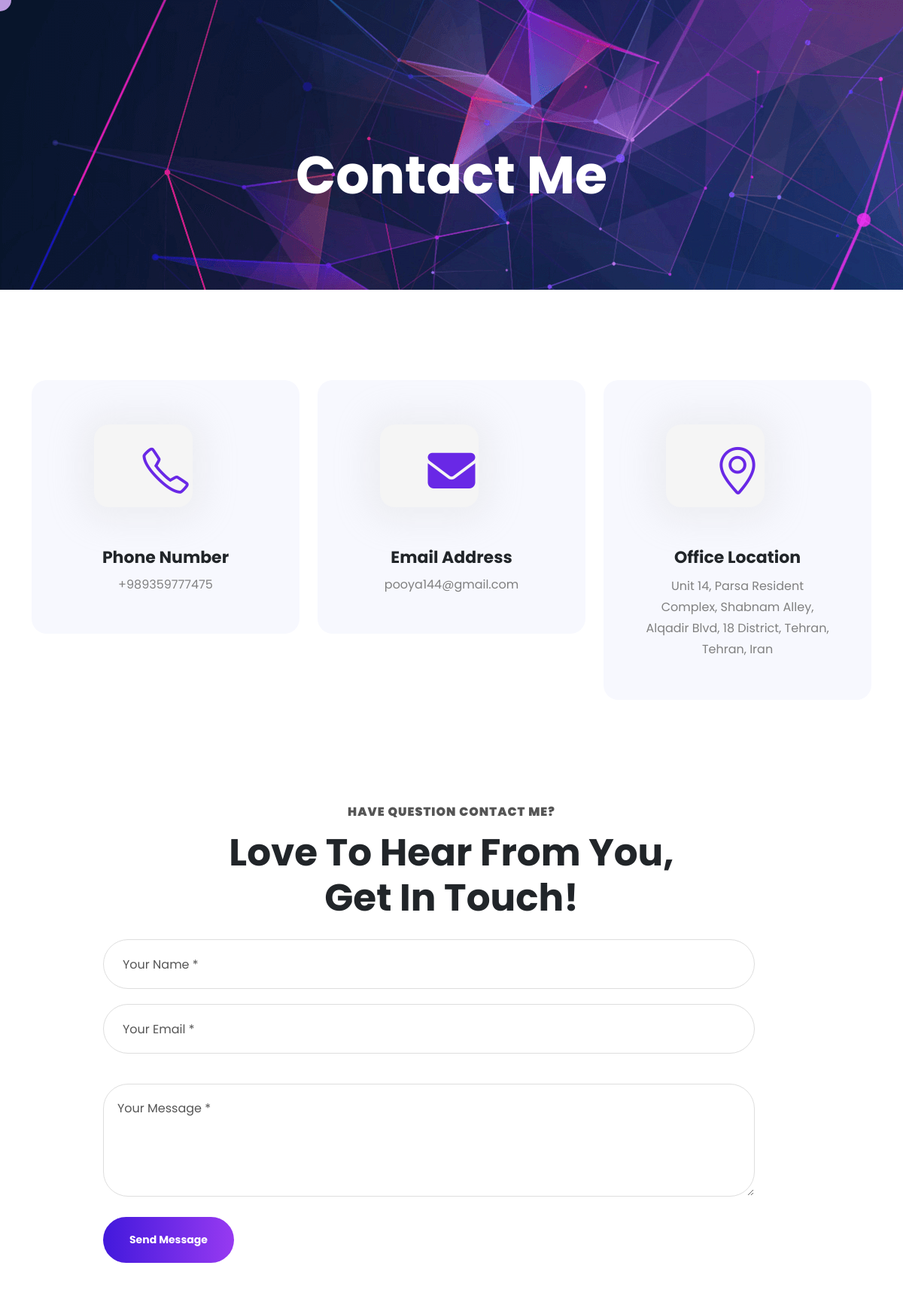
/contact-me/, run on an earlier commit of the app's database.
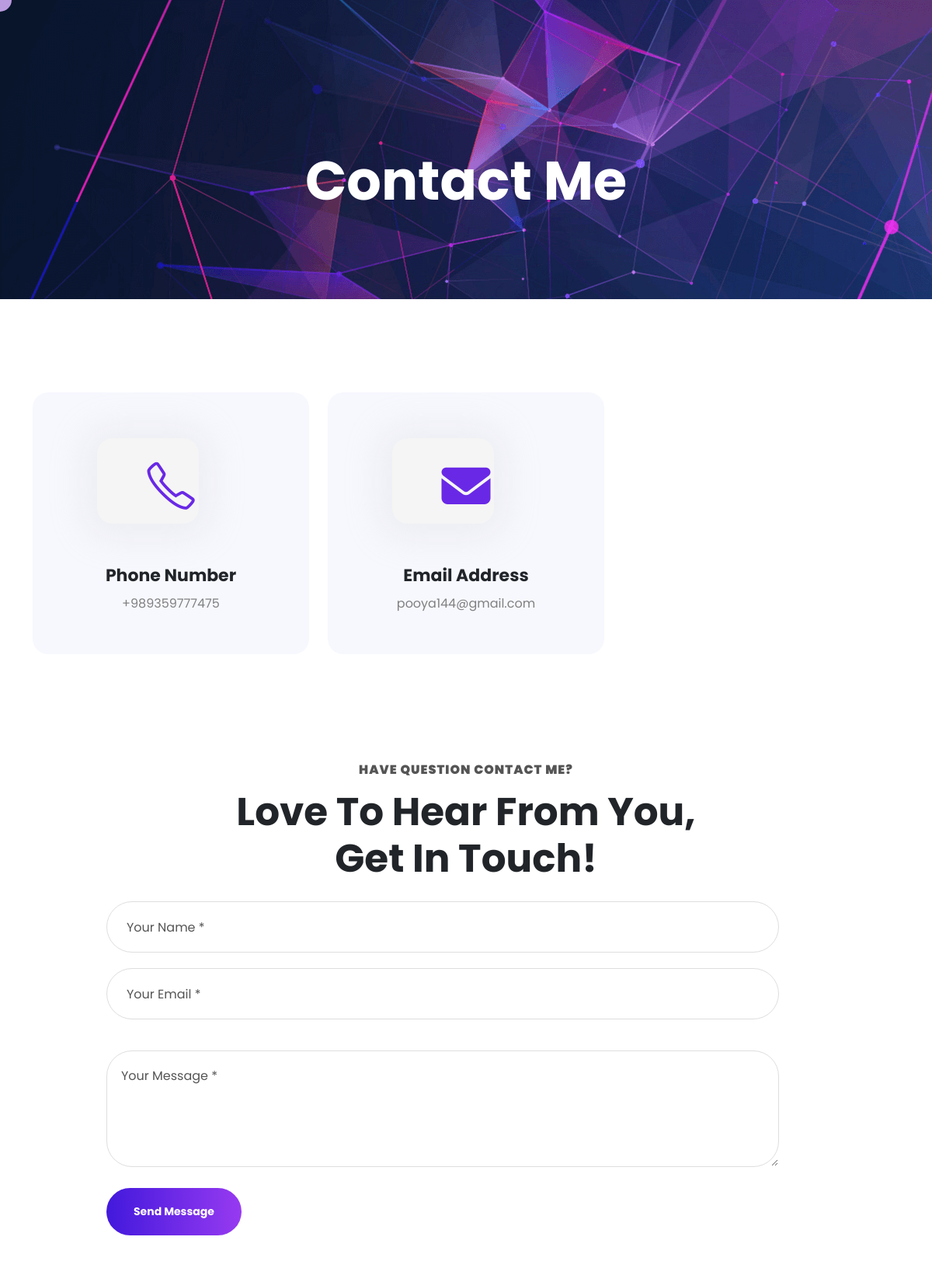
And on a later commit of the database.
### info_module/models.py (models this page shows, shortened)
class MyInfoModel(models.Model):
    name = models.CharField(max_length=200, verbose_name="Name")
    age = models.IntegerField(blank=True, null=True, verbose_name="Age")
    image = models.ImageField(upload_to='images/me', verbose_name="Image")
    title = models.TextField(verbose_name="Title(s)")
    about_me = models.TextField(null=True, blank=True, verbose_name="About Me")
    about_me_extra = models.TextField(null=True, blank=True, verbose_name="About Me More")
    phone = models.IntegerField(blank=True, null=True, verbose_name="Phone Number")
    email = models.EmailField(blank=True, null=True, verbose_name="Email")
    address = models.TextField(blank=True, null=True, verbose_name="Address")
    country = models.CharField(max_length=200, verbose_name="Country")
    linked_in = models.URLField(max_length=300, null=True, blank=True, verbose_name="Linkedin Url")
    instagram = models.URLField(max_length=300, null=True, blank=True, verbose_name="Instagram Url")
    twitter = models.URLField(max_length=300, null=True, blank=True, verbose_name="Twitter Url")
    facebook = models.URLField(max_length=300, null=True, blank=True, verbose_name="Facebook Url")
    years_experience = models.IntegerField(verbose_name="Experience(year)")
    satisfied_customers = models.IntegerField(verbose_name="Satisfied Customers")
    resume_file = models.FileField(upload_to='files/me', verbose_name="Resume")
    available_for_freelancing = models.BooleanField(verbose_name="Available For Freelancing")
    is_active = models.BooleanField(verbose_name="Is Active")
    class Meta:
        db_table = "my_info"
        verbose_name = "My Info"
        verbose_name_plural = "Infos"

### contact/views.py (the view, shortened to what this page needs)
# urls.py: path('', views.ContactUsView.as_view() , name="contact-me"),
class ContactUsView(View):
    def get(self, request: HttpRequest):
        contact_form = ContactForm()
        info = MyInfoModel.objects.filter(is_active=True).first()
        context = {"form": contact_form, "info":info}
        return render(request=request, template_name="contact/contact.html", context=context)

### contact/forms.py
class ContactForm(forms.ModelForm):
    class Meta:
        model = ConsultModel
        fields = '__all__'
        widgets = {
            'name': forms.TextInput(attrs={"placeholder" : "Your Name *"}),
            'email': forms.TextInput(attrs={"placeholder":"Your Email *"}),
            'message': forms.Textarea(attrs={"placeholder":"Your Message *"}),
        }
        error_messages = {
            'name': {
                'required': 'Your Name is Required'
            },
            'email': {
                'required': 'Your Email is Required'
            },
            'message': {
                'required': 'Message is Required'
            },
        }

### contact/templates/contact/contact.html (shortened to what this page needs)
{% extends "base.html" %}
{% load static %}
{% block body %}
<section id="particles-js" class="blog-detail pattern gap" style="background-image: url({% static 'img/footer.png' %})">
	<div class="container">
		<div class="blog-detail-data gap no-bottom">
			<h2 data-aos="fade-up"  data-aos-delay="200" data-aos-duration="300">Contact Me</h2>
		</div>
	</div>
</section>
<section class="address gap">
	<div class="container">
		<div class="row">
			{% if info.phone%}
            <div class="col-lg-4 col-md-6 col-sm-12" data-aos="fade-up"  data-aos-delay="200" data-aos-duration="300">
				<div class="service-data">
					<div class="svg-img">
						<i class="icon-phone"></i>
					</div>
					<h5>Phone Number</h5>
					<a class="magic-hover magic-hover__square" href="callto: +{{info.phone}}">+{{info.phone}}</a>
				</div>
			</div>
            {% endif %}
			{% if info.email %}
            <div class="col-lg-4 col-md-6 col-sm-12" data-aos="fade-up"  data-aos-delay="300" data-aos-duration="400">
				<div class="service-data">
					<div class="svg-img">
						<i class="fa-solid fa-envelope"></i>
					</div>
					<h5>Email Address</h5>
					<a class="magic-hover magic-hover__square" href="mailto:{{info.email}}">{{info.email}}</a>
				</div>
			</div>
            {% endif %}
			{% if info.address %}
            <div class="col-lg-4 col-md-6 col-sm-12" data-aos="fade-up"  data-aos-delay="400" data-aos-duration="500">
				<div class="service-data">
					<div class="svg-img">
						<i class="icon-location-pin"></i>
					</div>
					<h5>Office Location</h5>
					<p>{{info.address}}</p>
				</div>
			</div>{% endif %}
		</div>
	</div>
</section>
<section>
	<div class="container">
		<div class="hading" data-aos="fade-up"  data-aos-delay="200" data-aos-duration="300">
			<p>Have Question Contact Me?</p>
			<h2>Love to Hear From You,
				Get in Touch!</h2>
		</div>
		<div class="row">
			<div class="offset-xl-1 col-xl-10 col-lg-12" data-aos="fade-up"  data-aos-delay="200" data-aos-duration="300">
				<div class="your-name contact" data-aos="fade-up"  data-aos-delay="200" data-aos-duration="300">
					<form class="one" action='{% url "contact-me" %}' method="post" >
                        {% for field in form %}
                            {{field}}
                        {% endfor %}
                        <button type="submit" class="button button--moema button--text-thick button--text-upper button--size-s">Send Message</button>
                    </form>
				</div>
			</div>
		</div>
	</div>
</section>
{% endblock body %}

### templates/base.html (shortened to what this page needs)
{% load render_partial %}
<!DOCTYPE html>
<html lang="zxx">
<head>
    {% include "head.html" %}
</head>
<body class="menu-layer">
    {% block body %}{% endblock body %}
</body>
</html>

### templates/head.html (shortened to what this page needs)
{% load static %}
	<link href="https://cdn.jsdelivr.net/npm/bootstrap@5.2.0-beta1/dist/css/bootstrap.min.css" rel="stylesheet">
  <link rel="stylesheet" href="{% static 'css/owl.carousel.min.css' %}">
  <link rel="stylesheet" href="{% static 'css/owl.theme.default.min.css' %}">
  <link rel="stylesheet" href="{% static 'css/slick-theme.css' %}">
  <link rel="stylesheet" href="{% static 'css/nice-select.css' %}">
  <link rel="stylesheet" href="{% static 'css/perfect-scrollbar.css' %}">
  <link rel="stylesheet" href="{% static 'css/aos.css' %}">
  <link rel="stylesheet" href="{% static 'css/magic-mouse.css' %}">
  <link rel="stylesheet" href="{% static 'css/simple-line-icons.css' %}">
  <link rel="stylesheet" href="{% static 'css/style.css' %}">
  <link rel="stylesheet" href="{% static 'css/responsive.css' %}">
  <link rel="stylesheet" href="{% static 'css/color.css' %}">

### templates/bootstap_refrences.html (shortened to what this page needs)
{% load static %}

### static/css/magic-mouse.css (style rules this page uses)
body .magic-hover { transition: all 0.2s; }

### static/css/responsive.css (style rules this page uses)
@media (max-width: 1500px) { .profile-info,.about-me,.Experience,.portfolio,.news,.contact { padding-left: 100px; } }
@media (max-width: 1400px) { .blog-detail-data { padding: 80px 0; padding-bottom: 0; } }
@media (max-width: 1400px) { .hading h2 { font-size: 50px; line-height: 60px; padding-bottom: 25px; } }
@media (max-width: 1400px) { .button--moema { font-size: 14px; } }
@media (max-width: 1400px) { .svg-img:before { left: 26.7%; width: 131px; height: 110px; } }
@media (max-width: 1400px) { .service-data { padding: 35px; } }
@media (max-width: 1300px) { .profile-info,.about-me,.Experience,.portfolio,.news,.contact { padding-left: 100px; } }
@media (max-width: 1200px) { .profile-info, .about-me, .Experience, .portfolio, .news, .contact { padding-left: 0px; } }
@media (max-width: 1200px) { .button--moema { padding: 20px 35px; } }
@media (max-width: 1200px) { .service-data { padding: 50px; } }
@media (max-width: 1200px) { .svg-img:before { left: 28.7%; } }
@media (max-width: 1200px) { .address .svg-img:before { left: 12%; } }

### static/css/color.css (style rules this page uses)
.my-resume .education h5,.fun-facts h2, .fun-facts span, .contact-info a, .happy-satisfied h2,.meta-links li a:hover, .hello-im a,.recent-data h6, ul.tage h4,.previews a,.one-comment span, .marker span,li.client-data i,.provide li i,.svg-img i { color: var(--color-theme); }

What changed in the data, as far as the page shows it:
changed MyInfoModel "pooya144@gmail.com": address "Unit 14, Parsa Resident Complex, Shabnam Alley, Alqadir Blvd, 18 District, Tehran, Tehran, Iran" → (not shown)
Also different on the page:
text no longer shown: "Office Location"
